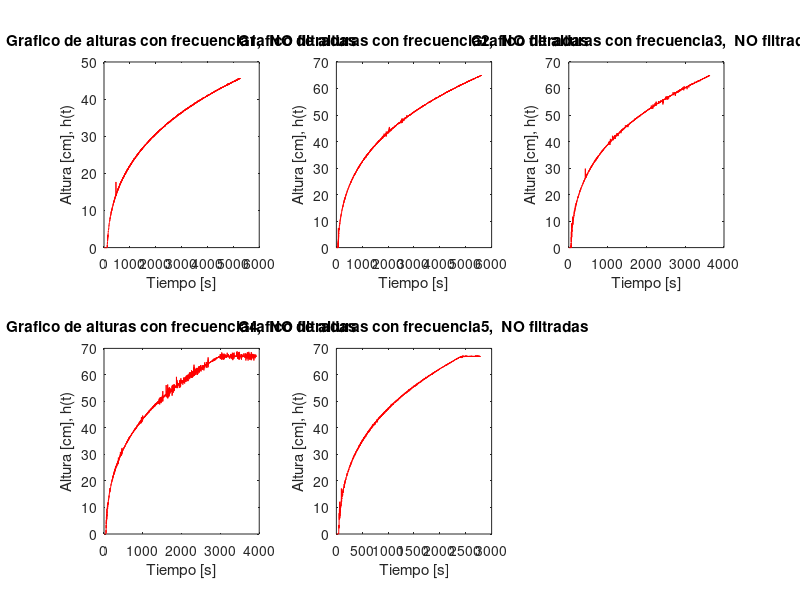

Recreate this plot in MATLAB. (Note: this script raises an error after producing the figure.)
close all;
%clear
clc
load('datosExp1.mat');
%Constantes
H = 34.5;  %[cm]
R = 78.9;  %[cm]
Ts = 0.01;  %[s]
Fs = 1/Ts; %[Hz]
%------------------
frecuencias = (30:17.5:100)';
alturas1 = nivel1;
alturas2 = nivel2;
alturas3 = nivel3;
alturas4 = nivel4;
alturas5 = nivel5;
h_datas = struct('alturas1',alturas1,'alturas2',alturas2,'alturas3',alturas3,'alturas4',alturas4,'alturas5',alturas5);
limites = [[20 40];[30 60];[30 60];[30 60];[30 60]];

%grafico de valores no filtrados
figure('Name','alturas NO filtradas','NumberTitle','off');
for i=1:length(frecuencias)
    i_dato = strcat('alturas',int2str(i));
    subplot(2,3,i); plot(h_datas.(i_dato).signals.values, 'r');
    %xlim([1.45 1.5])
    title(strcat('Grafico de alturas con frecuencia',int2str(i),',  NO filtradas'))
    xlabel('Tiempo [s]'); ylabel('Altura [cm], h(t)');
end

h_datas_filtradas = struct('filt1',[],'filt2',[],'filt3',[],'filt4',[],'filt5',[]);
h_times = struct('t1',[],'t2',[],'t3',[],'t4',[],'t5',[]);

figure('Name','alturas filtradas','NumberTitle','off');
for i=1:length(frecuencias)
    i_altura = strcat('alturas',int2str(i));
    i_time = strcat('t',int2str(i));
    i_filt = strcat('filt',int2str(i));
    [auxH, auxT] = myFilt(h_datas.(i_altura), limites(i,1), limites(i,2));
    h_datas_filtradas.(i_filt) = auxH;
    h_times.(i_time) = auxT;
    subplot(2,3,i); plot(h_datas_filtradas.(i_filt), 'b');
    %xlim([1.45 1.5])
    title(strcat('Grafico de alturas con frecuencia',int2str(i),',  filtradas'))
    xlabel('Tiempo [s]'); ylabel('Altura [cm], h(t)');
end

volumenesMatrix = struct('v1',[],'v2',[],'v3',[],'v4',[],'v5',[]);

for i=1:length(frecuencias)
    i_filt = strcat('filt',int2str(i));
    i_volumen = strcat('v',int2str(i));
    i_time = strcat('t',int2str(i));
    dh = [diff(h_datas_filtradas.(i_filt))./Ts];
    dh = [dh;dh(length(dh))];
    flujo_t = (pi*(R^2)/(H^2))*(h_datas_filtradas.(i_filt).^2).*dh;
    volumenesMatrix.(i_volumen) = flujo_t;
    %Graficos en tiempo y frecuencia del flujo
    [flujo_f, flujo_S] = Fourier(flujo_t, Fs);
    graficarEnTyF(h_times.(i_time), flujo_t, flujo_f, flujo_S,' Flujo'); % Grafico
end

%figure('Name','Flujos en el tiempo','NumberTitle','off');
for i=1:length(frecuencias)
    i_volumen = strcat('v',int2str(i));
    i_time = strcat('t',int2str(i));
    FlujosProm(i) = mean(volumenesMatrix.(i_volumen));
    
    %Filtro pasa bajos
    %flujoFiltrado_t = filtroPasaBajos(volumenesMatrix.(i_volumen), Fs);
    flujoFiltrado_t = filtroPasaBanda(volumenesMatrix.(i_volumen), Fs, [30 40], [10 45]);
    %Graficos en tiempo y frecuencia del flujo Filtrado
    [flujoFiltrado_f, flujoFiltrado_S] = Fourier(flujoFiltrado_t, Fs);
    graficarEnTyF(h_times.(i_time), flujoFiltrado_t, flujoFiltrado_f, flujoFiltrado_S,' Flujo filtrado'); % Grafico
    
    %subplot(2,3,i); plot(volumenesMatrix.(i_volumen), 'b');
    %%xlim([1.45 1.5])
    %title(strcat('Grafico de Flujos con frecuencia de bomaba constante de  ',int2str(frecuencias(i)),',%'))
    %xlabel('Tiempo [s]'); ylabel('Flujo [cm], [cm/s?], Fin(t)');
end

figure('Name','Flujos Promedio','NumberTitle','off');
plot(frecuencias,FlujosProm, 'bo-');
%xlim([1.45 1.5])
title('Grafico de Flujos Promedio para diferentes frecuencias de la bomba')
xlabel('Frecuencia de la bomba [%]'); ylabel('Flujo de Entrada [cm3/s?], Fin');

%volumnes_prom = mean(volumenes_matrix);